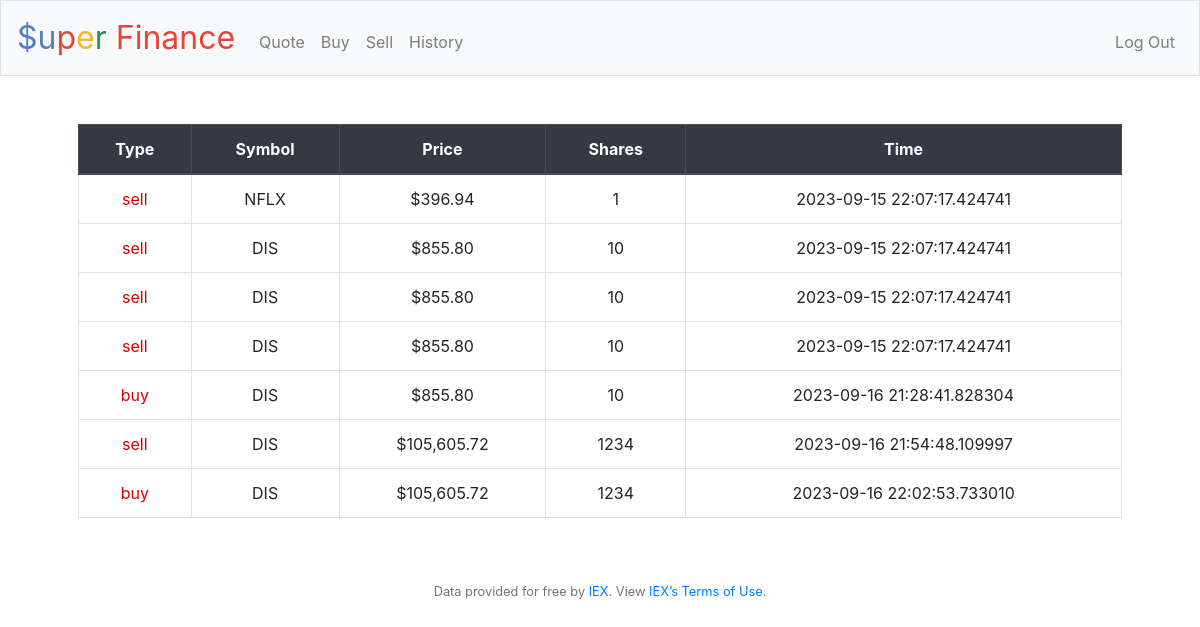
Screenshot of /history (signed in) with the database file from the repository.
### tables this page shows
CREATE TABLE history (type CHAR(4), symbol TEXT, shares INTEGER, UserId INTEGER, time TEXT NOT NULL, price REAL NOT NULL, FOREIGN KEY (UserId) REFERENCES users(id));

### application.py (the view)
@app.route("/history")
@login_required
def history():
    history = db.execute("SELECT * FROM history WHERE UserId = ?", session["user_id"])
    return render_template("history.html", history=history)

### application.py (called while the page is built)
@app.after_request
def after_request(response):
    response.headers["Cache-Control"] = "no-cache, no-store, must-revalidate"
    response.headers["Expires"] = 0
    response.headers["Pragma"] = "no-cache"
    return response

### helpers.py (called while the page is built)
def login_required(f):
    @wraps(f)
    def decorated_function(*args, **kwargs):
        if session.get("user_id") is None:
            return redirect("/login")
        return f(*args, **kwargs)
    return decorated_function

def usd(value):
    return f"${value:,.2f}"

### templates/history.html (shortened to what this page needs)
{% extends "layout.html" %}
{% block main %}
<table class="table table-bordered">
    <thead class="thead-dark">
    <tr>
        <th scope="col">Type</th>
        <th scope="col">Symbol</th>
        <th scope="col">Price</th>
        <th scope="col">Shares</th>
        <th scope="col">Time</th>
    </tr>
    </thead>
    <tbody>
        {% for i in history: %}
            <tr>
                <td class="{{'red' if i['type'] == 'sell' else 'green'}}">{{ i['type'] }}</td>
                <td>{{ i['symbol'] }}</td>
                <td>{{ (i['price']*i['shares'])|usd }}</td>
                <td>{{ i['shares'] }}</td>
                <td>{{ i['time'] }}</td>
            </tr>
        {% endfor %}
    </tbody>
</table>
{% endblock %}

### templates/layout.html (shortened to what this page needs)
<!DOCTYPE html>
<html lang="en">
    <head>
        <link rel="stylesheet" href="https://cdn.jsdelivr.net/npm/bootstrap@4.5.3/dist/css/bootstrap.min.css">
        <link href="/static/styles.css" rel="stylesheet">
    </head>
    <body>
        <nav class="navbar navbar-expand-md navbar-light bg-light border">
            <a class="navbar-brand" href="/"><span class="blue">$u</span><span class="red">p</span><span class="yellow">e</span><span class="green">r</span> <span class="red">Finance</span></a>
            <div class="collapse navbar-collapse" id="navbar">
                {% if session.user_id %}
                    <ul class="navbar-nav mr-auto mt-2">
                        <li class="nav-item"><a class="nav-link" href="/quote">Quote</a></li>
                        <li class="nav-item"><a class="nav-link" href="/buy">Buy</a></li>
                        <li class="nav-item"><a class="nav-link" href="/sell">Sell</a></li>
                        <li class="nav-item"><a class="nav-link" href="/history">History</a></li>
                    </ul>
                    <ul class="navbar-nav ml-auto mt-2">
                        <li class="nav-item"><a class="nav-link" href="/logout">Log Out</a></li>
                    </ul>
                {% else %}
                    <ul class="navbar-nav ml-auto mt-2">
                        <li class="nav-item"><a class="nav-link" href="/register">Register</a></li>
                        <li class="nav-item"><a class="nav-link" href="/login">Log In</a></li>
                    </ul>
                {% endif %}
            </div>
        </nav>
        <main class="container p-5">
            {% block main %}{% endblock %}
        </main>
        <footer class="small text-center text-muted">
            Data provided for free by <a href="https://iextrading.com/developer">IEX</a>. View <a href="https://iextrading.com/api-exhibit-a/">IEX’s Terms of Use</a>.
        </footer>
    </body>
</html>

### static/styles.css (style rules this page uses)
nav .navbar-brand { font-size: xx-large; }
nav .navbar-brand .blue { color: #537fbe; }
nav .navbar-brand .red { color: #ea433b; }
nav .navbar-brand .yellow { color: #f5b82e; }
nav .navbar-brand .green { color: #2e944b; }
main { overflow-x: auto; text-align: center; }
.red { color: #d70000; }
.green { color: #d70000; }

### rows the page displays
history: type "sell", symbol "NFLX", (i['price']*i['shares'])|usd "$396.94", shares "1", time "2023-09-15 22:07:17.424741"
history: type "sell", symbol "DIS", (i['price']*i['shares'])|usd "$855.80", shares "10", time "2023-09-15 22:07:17.424741"
history: type "sell", symbol "DIS", (i['price']*i['shares'])|usd "$855.80", shares "10", time "2023-09-15 22:07:17.424741"
history: type "sell", symbol "DIS", (i['price']*i['shares'])|usd "$855.80", shares "10", time "2023-09-15 22:07:17.424741"
history: type "buy", symbol "DIS", (i['price']*i['shares'])|usd "$855.80", shares "10", time "2023-09-16 21:28:41.828304"
history: type "sell", symbol "DIS", (i['price']*i['shares'])|usd "$105,605.72", shares "1234", time "2023-09-16 21:54:48.109997"
history: type "buy", symbol "DIS", (i['price']*i['shares'])|usd "$105,605.72", shares "1234", time "2023-09-16 22:02:53.733010"
